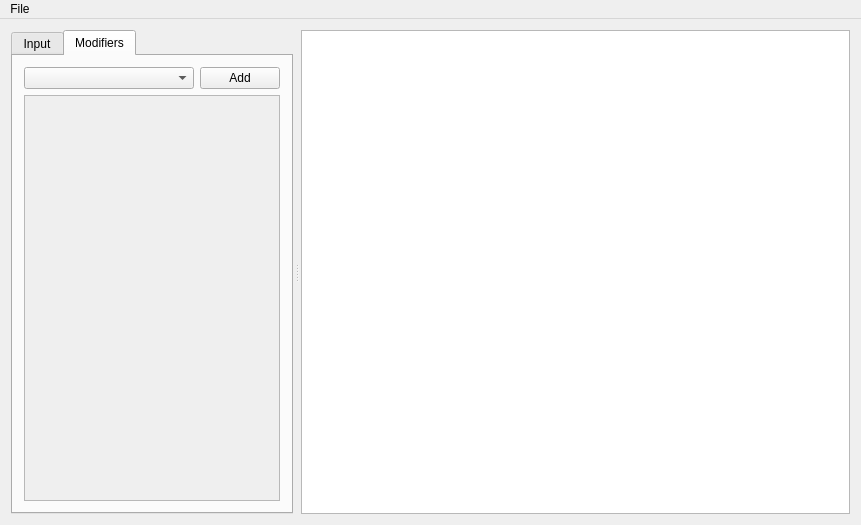
<?xml version="1.0" encoding="UTF-8"?>
<ui version="4.0">
 <class>MainWindow</class>
 <widget class="QMainWindow" name="MainWindow">
  <property name="geometry">
   <rect>
    <x>0</x>
    <y>0</y>
    <width>861</width>
    <height>525</height>
   </rect>
  </property>
  <property name="windowTitle">
   <string>MainWindow</string>
  </property>
  <widget class="QWidget" name="centralWidget">
   <layout class="QGridLayout" name="gridLayout">
    <item row="0" column="0">
     <widget class="QSplitter" name="splitter">
      <property name="sizePolicy">
       <sizepolicy hsizetype="Expanding" vsizetype="Preferred">
        <horstretch>0</horstretch>
        <verstretch>0</verstretch>
       </sizepolicy>
      </property>
      <property name="orientation">
       <enum>Qt::Horizontal</enum>
      </property>
      <property name="handleWidth">
       <number>8</number>
      </property>
      <widget class="QTabWidget" name="tabs">
       <property name="sizePolicy">
        <sizepolicy hsizetype="Preferred" vsizetype="Expanding">
         <horstretch>0</horstretch>
         <verstretch>0</verstretch>
        </sizepolicy>
       </property>
       <property name="minimumSize">
        <size>
         <width>200</width>
         <height>0</height>
        </size>
       </property>
       <property name="currentIndex">
        <number>1</number>
       </property>
       <widget class="QWidget" name="tab">
        <attribute name="title">
         <string>Input</string>
        </attribute>
        <layout class="QVBoxLayout" name="verticalLayout">
         <item>
          <widget class="QListWidget" name="list_images"/>
         </item>
         <item>
          <widget class="QPushButton" name="button_add_images">
           <property name="text">
            <string>Add images</string>
           </property>
          </widget>
         </item>
        </layout>
       </widget>
       <widget class="QWidget" name="tab_2">
        <attribute name="title">
         <string>Modifiers</string>
        </attribute>
        <layout class="QGridLayout" name="gridLayout_2">
         <item row="0" column="0">
          <layout class="QGridLayout" name="gridLayout_3">
           <item row="0" column="1">
            <widget class="QPushButton" name="button_add_mod">
             <property name="sizePolicy">
              <sizepolicy hsizetype="Preferred" vsizetype="Fixed">
               <horstretch>0</horstretch>
               <verstretch>0</verstretch>
              </sizepolicy>
             </property>
             <property name="text">
              <string>Add</string>
             </property>
            </widget>
           </item>
           <item row="0" column="0">
            <widget class="QComboBox" name="combo_mod">
             <property name="sizePolicy">
              <sizepolicy hsizetype="Expanding" vsizetype="Fixed">
               <horstretch>0</horstretch>
               <verstretch>0</verstretch>
              </sizepolicy>
             </property>
             <property name="minimumSize">
              <size>
               <width>0</width>
               <height>0</height>
              </size>
             </property>
            </widget>
           </item>
          </layout>
         </item>
         <item row="1" column="0">
          <widget class="QScrollArea" name="scroll_area">
           <property name="sizePolicy">
            <sizepolicy hsizetype="Expanding" vsizetype="Expanding">
             <horstretch>0</horstretch>
             <verstretch>0</verstretch>
            </sizepolicy>
           </property>
           <property name="widgetResizable">
            <bool>true</bool>
           </property>
           <widget class="QWidget" name="scrollAreaWidgetContents">
            <property name="geometry">
             <rect>
              <x>0</x>
              <y>0</y>
              <width>276</width>
              <height>401</height>
             </rect>
            </property>
            <layout class="QVBoxLayout" name="verticalLayout_2">
             <item>
              <layout class="QFormLayout" name="scroll_layout">
               <property name="horizontalSpacing">
                <number>3</number>
               </property>
               <property name="verticalSpacing">
                <number>3</number>
               </property>
               <property name="leftMargin">
                <number>1</number>
               </property>
               <property name="topMargin">
                <number>1</number>
               </property>
               <property name="rightMargin">
                <number>1</number>
               </property>
               <property name="bottomMargin">
                <number>1</number>
               </property>
              </layout>
             </item>
            </layout>
           </widget>
          </widget>
         </item>
        </layout>
       </widget>
      </widget>
      <widget class="QGraphicsView" name="graphics_view">
       <property name="sizePolicy">
        <sizepolicy hsizetype="Expanding" vsizetype="Expanding">
         <horstretch>1</horstretch>
         <verstretch>0</verstretch>
        </sizepolicy>
       </property>
      </widget>
     </widget>
    </item>
   </layout>
  </widget>
  <widget class="QMenuBar" name="menuBar">
   <property name="geometry">
    <rect>
     <x>0</x>
     <y>0</y>
     <width>861</width>
     <height>20</height>
    </rect>
   </property>
   <widget class="QMenu" name="menuFile">
    <property name="title">
     <string>File</string>
    </property>
    <addaction name="action_open_config"/>
    <addaction name="action_save_config"/>
    <addaction name="action_save_as"/>
   </widget>
   <addaction name="menuFile"/>
  </widget>
  <action name="action_save_config">
   <property name="text">
    <string>Save config</string>
   </property>
  </action>
  <action name="action_open_config">
   <property name="text">
    <string>Open config</string>
   </property>
  </action>
  <action name="action_save_as">
   <property name="text">
    <string>Save as...</string>
   </property>
  </action>
 </widget>
 <layoutdefault spacing="6" margin="11"/>
 <resources/>
 <connections/>
</ui>
